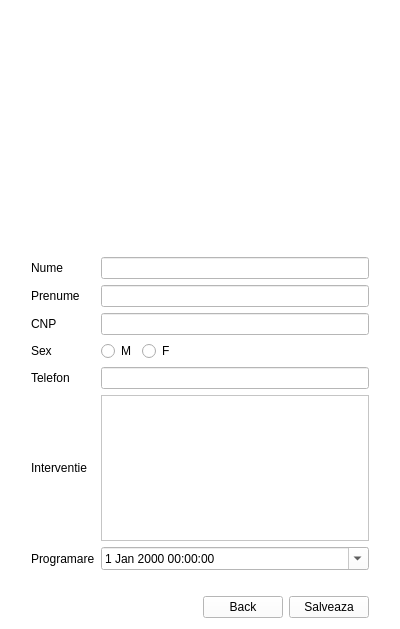
<?xml version="1.0" encoding="UTF-8"?>
<ui version="4.0">
 <class>Form</class>
 <widget class="QWidget" name="Form">
  <property name="geometry">
   <rect>
    <x>0</x>
    <y>0</y>
    <width>400</width>
    <height>629</height>
   </rect>
  </property>
  <property name="minimumSize">
   <size>
    <width>325</width>
    <height>570</height>
   </size>
  </property>
  <property name="maximumSize">
   <size>
    <width>400</width>
    <height>1000</height>
   </size>
  </property>
  <property name="palette">
   <palette>
    <active>
     <colorrole role="WindowText">
      <brush brushstyle="SolidPattern">
       <color alpha="255">
        <red>0</red>
        <green>0</green>
        <blue>0</blue>
       </color>
      </brush>
     </colorrole>
     <colorrole role="Button">
      <brush brushstyle="SolidPattern">
       <color alpha="255">
        <red>255</red>
        <green>255</green>
        <blue>255</blue>
       </color>
      </brush>
     </colorrole>
     <colorrole role="Midlight">
      <brush brushstyle="SolidPattern">
       <color alpha="255">
        <red>255</red>
        <green>255</green>
        <blue>255</blue>
       </color>
      </brush>
     </colorrole>
     <colorrole role="Dark">
      <brush brushstyle="SolidPattern">
       <color alpha="255">
        <red>255</red>
        <green>255</green>
        <blue>255</blue>
       </color>
      </brush>
     </colorrole>
     <colorrole role="Mid">
      <brush brushstyle="SolidPattern">
       <color alpha="255">
        <red>255</red>
        <green>255</green>
        <blue>255</blue>
       </color>
      </brush>
     </colorrole>
     <colorrole role="Text">
      <brush brushstyle="SolidPattern">
       <color alpha="255">
        <red>0</red>
        <green>0</green>
        <blue>0</blue>
       </color>
      </brush>
     </colorrole>
     <colorrole role="ButtonText">
      <brush brushstyle="SolidPattern">
       <color alpha="255">
        <red>0</red>
        <green>0</green>
        <blue>0</blue>
       </color>
      </brush>
     </colorrole>
     <colorrole role="Base">
      <brush brushstyle="SolidPattern">
       <color alpha="255">
        <red>255</red>
        <green>255</green>
        <blue>255</blue>
       </color>
      </brush>
     </colorrole>
     <colorrole role="Window">
      <brush brushstyle="SolidPattern">
       <color alpha="255">
        <red>255</red>
        <green>255</green>
        <blue>255</blue>
       </color>
      </brush>
     </colorrole>
     <colorrole role="Shadow">
      <brush brushstyle="SolidPattern">
       <color alpha="255">
        <red>255</red>
        <green>255</green>
        <blue>255</blue>
       </color>
      </brush>
     </colorrole>
     <colorrole role="AlternateBase">
      <brush brushstyle="SolidPattern">
       <color alpha="255">
        <red>255</red>
        <green>255</green>
        <blue>255</blue>
       </color>
      </brush>
     </colorrole>
     <colorrole role="ToolTipBase">
      <brush brushstyle="SolidPattern">
       <color alpha="255">
        <red>255</red>
        <green>255</green>
        <blue>255</blue>
       </color>
      </brush>
     </colorrole>
    </active>
    <inactive>
     <colorrole role="WindowText">
      <brush brushstyle="SolidPattern">
       <color alpha="255">
        <red>0</red>
        <green>0</green>
        <blue>0</blue>
       </color>
      </brush>
     </colorrole>
     <colorrole role="Button">
      <brush brushstyle="SolidPattern">
       <color alpha="255">
        <red>255</red>
        <green>255</green>
        <blue>255</blue>
       </color>
      </brush>
     </colorrole>
     <colorrole role="Midlight">
      <brush brushstyle="SolidPattern">
       <color alpha="255">
        <red>255</red>
        <green>255</green>
        <blue>255</blue>
       </color>
      </brush>
     </colorrole>
     <colorrole role="Dark">
      <brush brushstyle="SolidPattern">
       <color alpha="255">
        <red>255</red>
        <green>255</green>
        <blue>255</blue>
       </color>
      </brush>
     </colorrole>
     <colorrole role="Mid">
      <brush brushstyle="SolidPattern">
       <color alpha="255">
        <red>255</red>
        <green>255</green>
        <blue>255</blue>
       </color>
      </brush>
     </colorrole>
     <colorrole role="Text">
      <brush brushstyle="SolidPattern">
       <color alpha="255">
        <red>0</red>
        <green>0</green>
        <blue>0</blue>
       </color>
      </brush>
     </colorrole>
     <colorrole role="ButtonText">
      <brush brushstyle="SolidPattern">
       <color alpha="255">
        <red>0</red>
        <green>0</green>
        <blue>0</blue>
       </color>
      </brush>
     </colorrole>
     <colorrole role="Base">
      <brush brushstyle="SolidPattern">
       <color alpha="255">
        <red>255</red>
        <green>255</green>
        <blue>255</blue>
       </color>
      </brush>
     </colorrole>
     <colorrole role="Window">
      <brush brushstyle="SolidPattern">
       <color alpha="255">
        <red>255</red>
        <green>255</green>
        <blue>255</blue>
       </color>
      </brush>
     </colorrole>
     <colorrole role="Shadow">
      <brush brushstyle="SolidPattern">
       <color alpha="255">
        <red>255</red>
        <green>255</green>
        <blue>255</blue>
       </color>
      </brush>
     </colorrole>
     <colorrole role="AlternateBase">
      <brush brushstyle="SolidPattern">
       <color alpha="255">
        <red>255</red>
        <green>255</green>
        <blue>255</blue>
       </color>
      </brush>
     </colorrole>
     <colorrole role="ToolTipBase">
      <brush brushstyle="SolidPattern">
       <color alpha="255">
        <red>255</red>
        <green>255</green>
        <blue>255</blue>
       </color>
      </brush>
     </colorrole>
    </inactive>
    <disabled>
     <colorrole role="WindowText">
      <brush brushstyle="SolidPattern">
       <color alpha="255">
        <red>255</red>
        <green>255</green>
        <blue>255</blue>
       </color>
      </brush>
     </colorrole>
     <colorrole role="Button">
      <brush brushstyle="SolidPattern">
       <color alpha="255">
        <red>255</red>
        <green>255</green>
        <blue>255</blue>
       </color>
      </brush>
     </colorrole>
     <colorrole role="Midlight">
      <brush brushstyle="SolidPattern">
       <color alpha="255">
        <red>255</red>
        <green>255</green>
        <blue>255</blue>
       </color>
      </brush>
     </colorrole>
     <colorrole role="Dark">
      <brush brushstyle="SolidPattern">
       <color alpha="255">
        <red>255</red>
        <green>255</green>
        <blue>255</blue>
       </color>
      </brush>
     </colorrole>
     <colorrole role="Mid">
      <brush brushstyle="SolidPattern">
       <color alpha="255">
        <red>255</red>
        <green>255</green>
        <blue>255</blue>
       </color>
      </brush>
     </colorrole>
     <colorrole role="Text">
      <brush brushstyle="SolidPattern">
       <color alpha="255">
        <red>255</red>
        <green>255</green>
        <blue>255</blue>
       </color>
      </brush>
     </colorrole>
     <colorrole role="ButtonText">
      <brush brushstyle="SolidPattern">
       <color alpha="255">
        <red>255</red>
        <green>255</green>
        <blue>255</blue>
       </color>
      </brush>
     </colorrole>
     <colorrole role="Base">
      <brush brushstyle="SolidPattern">
       <color alpha="255">
        <red>255</red>
        <green>255</green>
        <blue>255</blue>
       </color>
      </brush>
     </colorrole>
     <colorrole role="Window">
      <brush brushstyle="SolidPattern">
       <color alpha="255">
        <red>255</red>
        <green>255</green>
        <blue>255</blue>
       </color>
      </brush>
     </colorrole>
     <colorrole role="Shadow">
      <brush brushstyle="SolidPattern">
       <color alpha="255">
        <red>255</red>
        <green>255</green>
        <blue>255</blue>
       </color>
      </brush>
     </colorrole>
     <colorrole role="AlternateBase">
      <brush brushstyle="SolidPattern">
       <color alpha="255">
        <red>255</red>
        <green>255</green>
        <blue>255</blue>
       </color>
      </brush>
     </colorrole>
     <colorrole role="ToolTipBase">
      <brush brushstyle="SolidPattern">
       <color alpha="255">
        <red>255</red>
        <green>255</green>
        <blue>255</blue>
       </color>
      </brush>
     </colorrole>
    </disabled>
   </palette>
  </property>
  <property name="windowTitle">
   <string>Aplicatie Medicala</string>
  </property>
  <layout class="QGridLayout" name="gridLayout_3">
   <item row="2" column="1">
    <spacer name="horizontalSpacer_4">
     <property name="orientation">
      <enum>Qt::Horizontal</enum>
     </property>
     <property name="sizeHint" stdset="0">
      <size>
       <width>40</width>
       <height>20</height>
      </size>
     </property>
    </spacer>
   </item>
   <item row="0" column="1">
    <spacer name="horizontalSpacer_3">
     <property name="orientation">
      <enum>Qt::Horizontal</enum>
     </property>
     <property name="sizeHint" stdset="0">
      <size>
       <width>40</width>
       <height>20</height>
      </size>
     </property>
    </spacer>
   </item>
   <item row="4" column="1">
    <spacer name="horizontalSpacer_5">
     <property name="orientation">
      <enum>Qt::Horizontal</enum>
     </property>
     <property name="sizeHint" stdset="0">
      <size>
       <width>40</width>
       <height>20</height>
      </size>
     </property>
    </spacer>
   </item>
   <item row="5" column="1">
    <layout class="QHBoxLayout" name="horizontalLayout_2">
     <item>
      <spacer name="horizontalSpacer_2">
       <property name="orientation">
        <enum>Qt::Horizontal</enum>
       </property>
       <property name="sizeHint" stdset="0">
        <size>
         <width>40</width>
         <height>20</height>
        </size>
       </property>
      </spacer>
     </item>
     <item>
      <widget class="QPushButton" name="pushButton_2">
       <property name="text">
        <string>Back</string>
       </property>
      </widget>
     </item>
     <item>
      <widget class="QPushButton" name="pushButton">
       <property name="text">
        <string>Salveaza</string>
       </property>
      </widget>
     </item>
    </layout>
   </item>
   <item row="1" column="1">
    <layout class="QGridLayout" name="gridLayout_2">
     <item row="0" column="0">
      <widget class="QLabel" name="label_8">
       <property name="minimumSize">
        <size>
         <width>250</width>
         <height>200</height>
        </size>
       </property>
       <property name="maximumSize">
        <size>
         <width>250</width>
         <height>200</height>
        </size>
       </property>
       <property name="text">
        <string/>
       </property>
       <property name="pixmap">
        <pixmap>icons/Programare.png</pixmap>
       </property>
       <property name="scaledContents">
        <bool>true</bool>
       </property>
      </widget>
     </item>
    </layout>
   </item>
   <item row="3" column="1">
    <layout class="QGridLayout" name="gridLayout">
     <item row="6" column="0">
      <widget class="QLabel" name="label_7">
       <property name="text">
        <string>Programare</string>
       </property>
      </widget>
     </item>
     <item row="5" column="0">
      <widget class="QLabel" name="label_6">
       <property name="text">
        <string>Interventie</string>
       </property>
      </widget>
     </item>
     <item row="1" column="0">
      <widget class="QLabel" name="label_2">
       <property name="text">
        <string>Prenume</string>
       </property>
      </widget>
     </item>
     <item row="2" column="0">
      <widget class="QLabel" name="label_3">
       <property name="text">
        <string>CNP</string>
       </property>
      </widget>
     </item>
     <item row="3" column="0">
      <widget class="QLabel" name="label_4">
       <property name="text">
        <string>Sex</string>
       </property>
      </widget>
     </item>
     <item row="4" column="0">
      <widget class="QLabel" name="label_5">
       <property name="text">
        <string>Telefon</string>
       </property>
      </widget>
     </item>
     <item row="0" column="0">
      <widget class="QLabel" name="label">
       <property name="text">
        <string>Nume</string>
       </property>
      </widget>
     </item>
     <item row="0" column="1">
      <widget class="QLineEdit" name="lineEdit"/>
     </item>
     <item row="1" column="1">
      <widget class="QLineEdit" name="lineEdit_2"/>
     </item>
     <item row="2" column="1">
      <widget class="QLineEdit" name="lineEdit_3"/>
     </item>
     <item row="3" column="1">
      <layout class="QHBoxLayout" name="horizontalLayout">
       <item>
        <widget class="QRadioButton" name="radioButton">
         <property name="text">
          <string>M</string>
         </property>
        </widget>
       </item>
       <item>
        <widget class="QRadioButton" name="radioButton_2">
         <property name="text">
          <string>F</string>
         </property>
        </widget>
       </item>
       <item>
        <spacer name="horizontalSpacer">
         <property name="orientation">
          <enum>Qt::Horizontal</enum>
         </property>
         <property name="sizeHint" stdset="0">
          <size>
           <width>40</width>
           <height>20</height>
          </size>
         </property>
        </spacer>
       </item>
      </layout>
     </item>
     <item row="4" column="1">
      <widget class="QLineEdit" name="lineEdit_4"/>
     </item>
     <item row="5" column="1">
      <widget class="QPlainTextEdit" name="plainTextEdit"/>
     </item>
     <item row="6" column="1">
      <widget class="QDateTimeEdit" name="dateTimeEdit">
       <property name="calendarPopup">
        <bool>true</bool>
       </property>
      </widget>
     </item>
    </layout>
   </item>
   <item row="1" column="0">
    <spacer name="verticalSpacer">
     <property name="orientation">
      <enum>Qt::Vertical</enum>
     </property>
     <property name="sizeHint" stdset="0">
      <size>
       <width>20</width>
       <height>40</height>
      </size>
     </property>
    </spacer>
   </item>
   <item row="1" column="2">
    <spacer name="verticalSpacer_2">
     <property name="orientation">
      <enum>Qt::Vertical</enum>
     </property>
     <property name="sizeHint" stdset="0">
      <size>
       <width>20</width>
       <height>40</height>
      </size>
     </property>
    </spacer>
   </item>
  </layout>
 </widget>
 <resources/>
 <connections/>
</ui>
